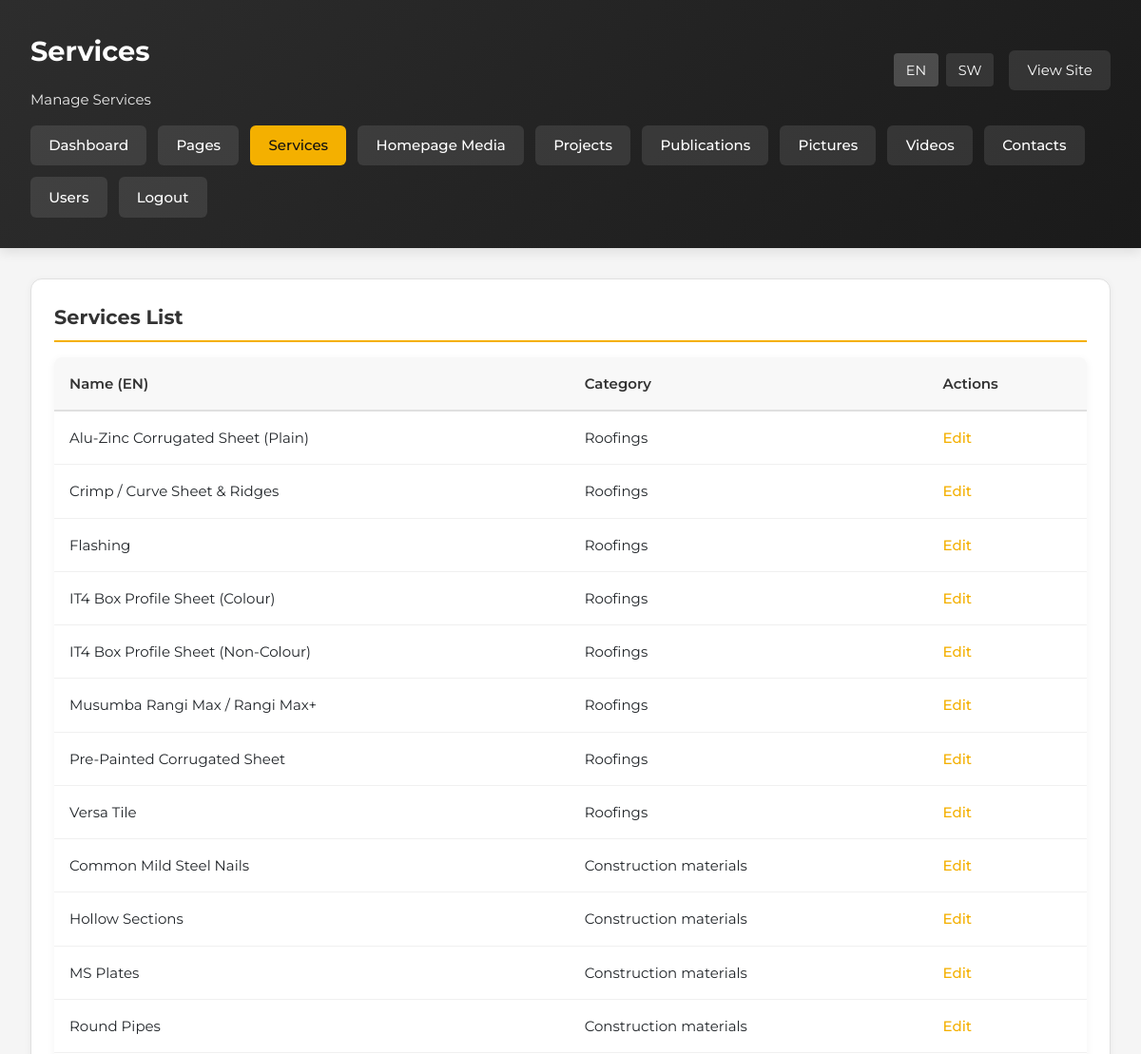
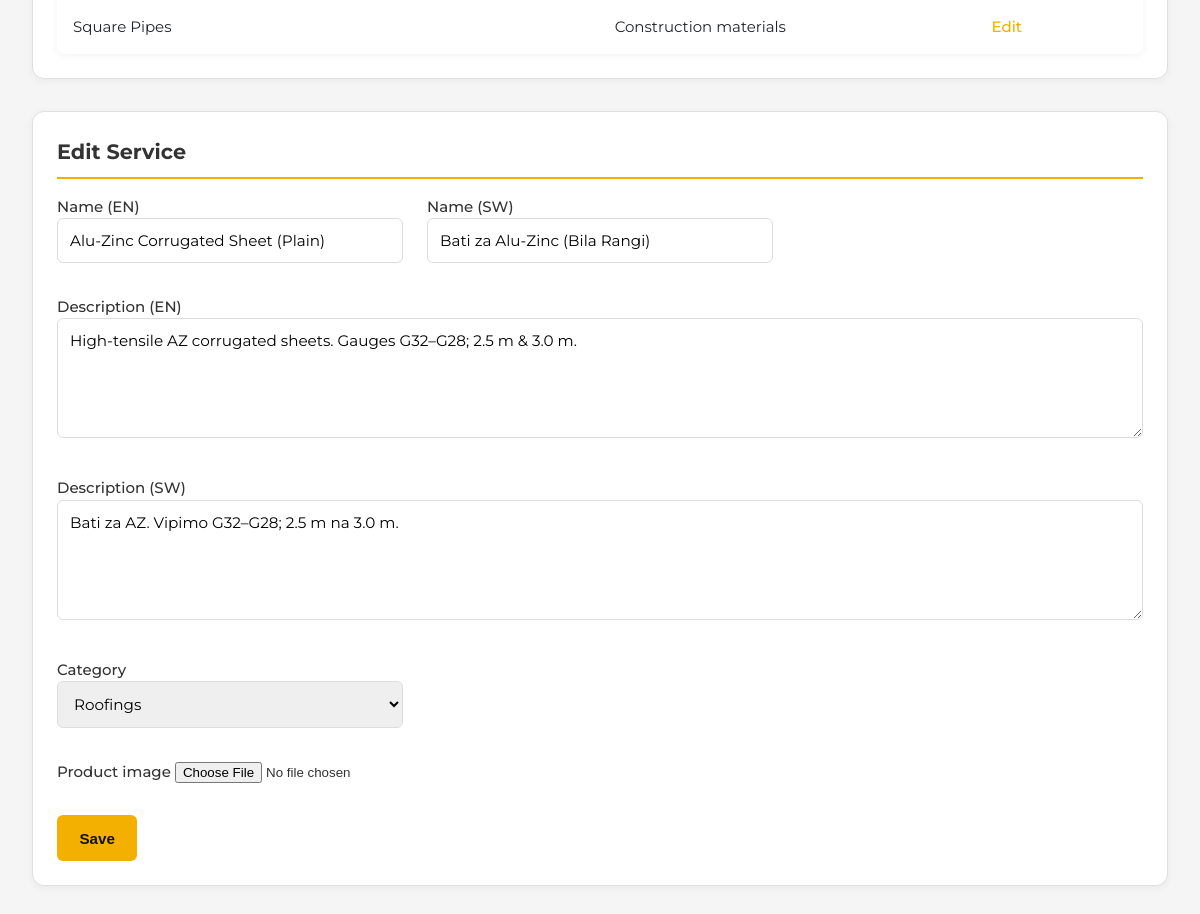
The page /admin/services.php?lang=en&id=1 (signed in) on the database its author committed (2 pictures, top to bottom).
### tables this page shows
CREATE TABLE IF NOT EXISTS services (
    id INT AUTO_INCREMENT PRIMARY KEY,
    category ENUM('roofings','construction-materials') NOT NULL,
    name_en VARCHAR(255) NOT NULL,
    name_sw VARCHAR(255) NOT NULL,
    description_en TEXT,
    description_sw TEXT,
    created_at TIMESTAMP DEFAULT CURRENT_TIMESTAMP
);

### includes/helpers.php (called while the page is built, shortened)
<?php
require_once __DIR__ . '/../config/config.php';
function currentLang(): string
{
    return $_SESSION['lang'] ?? 'en';
}
function t(string $key): string
{
    static $dictionary;
    if ($dictionary === null) {
        $dictionary = include __DIR__ . '/translations.php';
    }
    $lang = currentLang();
    return $dictionary[$key][$lang] ?? $key;
}
function getServices(string $category = null): array
{
    if (!$category) {
        $result = query('SELECT * FROM services ORDER BY category, name_en');
        return $result ? $result->fetch_all(MYSQLI_ASSOC) : [];
    }
    $aliases = [
        'residential-roofing' => ['residential-roofing', 'roofings'],
        'industrial-roofing' => ['industrial-roofing'],
        'pipes-tubes' => ['pipes-tubes', 'construction-materials'],
        'flashings' => ['flashings'],
        'coated-steel' => ['coated-steel', 'residential-roofing'],
        'roofings' => ['residential-roofing', 'roofings'],
        'construction-materials' => ['pipes-tubes', 'construction-materials'],
    ];
    $cats = $aliases[$category] ?? [$category];
    $placeholders = implode(',', array_fill(0, count($cats), '?'));
    $result = query("SELECT * FROM services WHERE category IN ($placeholders) ORDER BY name_en", $cats);
    return $result ? $result->fetch_all(MYSQLI_ASSOC) : [];
}

### config/config.php (called while the page is built, shortened)
<?php
function db(): mysqli
{
    static $connection;
    if ($connection instanceof mysqli) {
        return $connection;
    }
    $connection = new mysqli(DB_HOST, DB_USER, DB_PASS, DB_NAME);
    $connection->set_charset('utf8mb4');
    return $connection;
}
function query(string $sql, array $params = [])
{
    $connection = db();
    if (!$params) {
        return $connection->query($sql);
    }
    $stmt = $connection->prepare($sql);
    $types = '';
    $values = [];
    foreach ($params as $param) {
        $types .= is_int($param) ? 'i' : 's';
        $values[] = $param;
    }
    $stmt->bind_param($types, ...$values);
    $stmt->execute();
    return $stmt->get_result();
}

### admin/services.php (the view, shortened to what this page needs)
<?php
require_once __DIR__ . '/../includes/helpers.php';
$lang = currentLang();
$services = getServices();
$editing = null;
if (isset($_GET['id'])) {
    $stmt = query('SELECT * FROM services WHERE id = ?', [(int) $_GET['id']]);
    $editing = $stmt ? $stmt->fetch_assoc() : null;
}
?>
<!DOCTYPE html>
<html lang="<?= $lang === 'sw' ? 'sw' : 'en'; ?>">
<head>
    <link rel="stylesheet" href="../assets/css/style.css">
</head>
<body>
    <div class="admin-header">
        <div class="user-info">
            <div>
                <h1><?= t('admin.services'); ?></h1>
                <p style="margin: 0; opacity: 0.9;"><?= t('admin.manage_services'); ?></p>
            </div>
            <div style="display: flex; gap: 1rem; align-items: center;">
                <div class="language-switch" style="display: flex; gap: 0.5rem;">
                    <a class="<?= $lang === 'en' ? 'active' : ''; ?>" href="?lang=en<?= isset($_GET['id']) ? '&id=' . urlencode($_GET['id']) : ''; ?>" style="color: white; text-decoration: none; padding: 0.4rem 0.8rem; background: <?= $lang === 'en' ? 'rgba(255,255,255,0.2)' : 'rgba(255,255,255,0.1)'; ?>; border-radius: 4px; font-size: 0.9rem;">EN</a>
                    <a class="<?= $lang === 'sw' ? 'active' : ''; ?>" href="?lang=sw<?= isset($_GET['id']) ? '&id=' . urlencode($_GET['id']) : ''; ?>" style="color: white; text-decoration: none; padding: 0.4rem 0.8rem; background: <?= $lang === 'sw' ? 'rgba(255,255,255,0.2)' : 'rgba(255,255,255,0.1)'; ?>; border-radius: 4px; font-size: 0.9rem;">SW</a>
                </div>
                <a href="../index.php?lang=<?= $lang; ?>" style="color: white; text-decoration: none; padding: 0.6rem 1.2rem; background: rgba(255,255,255,0.1); border-radius: 6px;"><?= t('admin.view_site'); ?></a>
            </div>
        </div>
        <nav class="admin-nav">
            <a href="dashboard.php?lang=<?= $lang; ?>"><?= t('admin.dashboard'); ?></a>
            <a href="pages.php?lang=<?= $lang; ?>"><?= t('admin.pages'); ?></a>
            <a href="services.php?lang=<?= $lang; ?>" style="background: var(--primary); color: #111;"><?= t('admin.services'); ?></a>
            <a href="homepage.php?lang=<?= $lang; ?>">Homepage Media</a>
            <a href="projects.php?lang=<?= $lang; ?>"><?= t('admin.projects'); ?></a>
            <a href="publications.php?lang=<?= $lang; ?>"><?= t('admin.publications'); ?></a>
            <a href="pictures.php?lang=<?= $lang; ?>"><?= t('admin.pictures'); ?></a>
            <a href="videos.php?lang=<?= $lang; ?>"><?= t('admin.videos'); ?></a>
            <a href="contacts.php?lang=<?= $lang; ?>"><?= t('admin.contacts'); ?></a>
            <a href="users.php?lang=<?= $lang; ?>"><?= t('admin.users'); ?></a>
            <a href="logout.php"><?= t('admin.logout'); ?></a>
        </nav>
    </div>
    <div class="admin-layout">
        <section class="dashboard-section">
            <h2><?= t('admin.services_list'); ?></h2>
        <table>
            <thead>
                <tr>
                        <th><?= t('admin.name_en'); ?></th>
                        <th><?= t('admin.category'); ?></th>
                        <th><?= t('admin.actions'); ?></th>
                </tr>
            </thead>
            <tbody>
                    <?php if (empty($services)): ?>
                        <tr>
                            <td colspan="3" style="text-align: center; color: #999; padding: 2rem;">
                                <?= t('admin.no_services'); ?>
                            </td>
                        </tr>
                    <?php else: ?>
                <?php foreach ($services as $service): ?>
                    <tr>
                        <td><?= htmlspecialchars($service['name_en']); ?></td>
                                <td><?= htmlspecialchars(ucfirst(str_replace('-', ' ', $service['category']))); ?></td>
                                <td><a href="?lang=<?= $lang; ?>&id=<?= $service['id']; ?>"><?= t('admin.edit'); ?></a></td>
                    </tr>
                <?php endforeach; ?>
                    <?php endif; ?>
            </tbody>
        </table>
        </section>
        <section class="dashboard-section">
            <h2><?= $editing ? t('admin.edit_service') : t('admin.new_service'); ?></h2>
        <form method="post" enctype="multipart/form-data">
                <div class="form-grid">
            <label>
                        <?= t('admin.name_en'); ?>
                        <input type="text" name="name_en" value="<?= htmlspecialchars($editing['name_en'] ?? ''); ?>" required>
            </label>
            <label>
                        <?= t('admin.name_sw'); ?>
                        <input type="text" name="name_sw" value="<?= htmlspecialchars($editing['name_sw'] ?? ''); ?>" required>
            </label>
                    <label class="form-full-width">
                <?= t('admin.description_en'); ?>
                <textarea name="description_en"><?= htmlspecialchars($editing['description_en'] ?? ''); ?></textarea>
            </label>
                    <label class="form-full-width">
                <?= t('admin.description_sw'); ?>
                <textarea name="description_sw"><?= htmlspecialchars($editing['description_sw'] ?? ''); ?></textarea>
            </label>
            <label>
                        <?= t('admin.category'); ?>
                <select name="category" required>
                    <?php
                    $cats = [
                        'residential-roofing' => 'Residential Roofing',
                        'industrial-roofing' => 'Industrial Roofing',
                        'flashings' => 'Flashings',
                        'pipes-tubes' => 'Pipes & Tubes',
                        'coated-steel' => 'Coated Steel',
                        'roofings' => 'Roofings',
                        'construction-materials' => 'Construction Materials',
                    ];
                    $cur = $editing['category'] ?? 'residential-roofing';
                    foreach ($cats as $val => $label):
                    ?>
                    <option value="<?= $val; ?>" <?= $cur === $val ? 'selected' : ''; ?>><?= $label; ?></option>
                    <?php endforeach; ?>
                </select>
            </label>
            <label class="form-full-width">
                Product image
                <input type="file" name="image" accept="image/jpeg,image/png,image/webp,image/gif">
            </label>
                </div>
                <button class="btn primary" type="submit"><?= t('admin.save'); ?></button>
        </form>
        </section>
    </div>
</body>
</html>

### assets/css/style.css (style rules this page uses)
:root { --brand-dark: #1a1a1a; --brand-steel: #2d2d2d; --brand-gold: #f4b000; --brand-gold-dark: #c98900; --brand-gold-bright: #ffc933; --brand-gray: #f2f2f2; --ink: #212529; --muted: #5c6770; --line: #dde2e8; --white: #ffffff; --max-width: 1200px; --steel: var(--brand-dark); --gold: var(--brand-gold); --gold-bright: var(--brand-gold-bright); --gold-dark: var(--brand-gold-dark); --primary: var(--brand-gold); --primary-dark: var(--brand-gold-dark); --paper: #fff; --alaf-navy: var(--brand-dark); --alaf-blue: var(--brand-gold); --alaf-blue-mid: var(--brand-gold-dark); --alaf-gray: var(--brand-gray); }
* { box-sizing: border-box; margin: 0; padding: 0; }
html, body { overflow-x: hidden; }
body { font-family: 'Titillium Web', Arial, Helvetica, sans-serif; color: var(--ink); background: #fff; line-height: 1.55; font-size: 15px; }
a { color: inherit; }
.btn { display: inline-flex; align-items: center; justify-content: center; text-decoration: none; font-weight: 700; padding: .75rem 1.2rem; border: 2px solid transparent; }
.btn.primary { background: var(--brand-gold); color: #111; }

### admin/services.php (style rules this page uses)
body { background: #f5f5f5; font-family: 'Montserrat', sans-serif; }
.admin-header { background: linear-gradient(135deg, #2d2d2d 0%, #1a1a1a 100%); color: white; padding: 2rem; margin-bottom: 2rem; box-shadow: 0 4px 12px rgba(0, 0, 0, 0.1); }
.admin-header h1 { margin: 0 0 1rem 0; font-size: 1.8rem; }
.admin-header .user-info { display: flex; justify-content: space-between; align-items: center; flex-wrap: wrap; gap: 1rem; }
.admin-nav { display: flex; flex-wrap: wrap; gap: 0.75rem; margin-top: 1rem; }
.admin-nav a { padding: 0.6rem 1.2rem; background: rgba(255, 255, 255, 0.1); color: white; text-decoration: none; border-radius: 6px; font-weight: 500; transition: background 0.2s ease; }
.admin-layout { max-width: 1400px; margin: 0 auto; padding: 0 2rem 2rem; }
.dashboard-section { background: white; border-radius: 12px; padding: 1.5rem; border: 1px solid #e0e0e0; box-shadow: 0 2px 8px rgba(0, 0, 0, 0.05); margin-bottom: 2rem; }
.dashboard-section h2 { margin: 0 0 1rem 0; color: #333; font-size: 1.3rem; border-bottom: 2px solid var(--primary); padding-bottom: 0.5rem; }
table { width: 100%; border-collapse: collapse; background: white; border-radius: 8px; overflow: hidden; box-shadow: 0 2px 8px rgba(0, 0, 0, 0.05); }
table thead { background: #f8f8f8; }
table th { padding: 1rem; text-align: left; font-weight: 600; color: #333; border-bottom: 2px solid #e0e0e0; }
table td { padding: 1rem; border-bottom: 1px solid #f0f0f0; }
table tbody tr:last-child td { border-bottom: none; }
table a { color: var(--primary); text-decoration: none; font-weight: 500; }
.form-grid { display: grid; grid-template-columns: repeat(auto-fit, minmax(300px, 1fr)); gap: 1.5rem; margin-bottom: 1.5rem; }
.form-full-width { grid-column: 1 / -1; }
label { display: block; margin-bottom: 0.5rem; font-weight: 500; color: #333; }
input[type="text"], select, textarea { width: 100%; padding: 0.75rem; border: 1px solid #ddd; border-radius: 6px; font-size: 0.95rem; font-family: inherit; transition: border-color 0.2s ease; }
textarea { min-height: 120px; resize: vertical; }
.btn { padding: 0.9rem 1.4rem; border-radius: 6px; text-decoration: none; font-weight: 600; border: none; cursor: pointer; font-size: 0.95rem; transition: background 0.2s ease; }
.btn.primary { background: var(--primary); color: #111; }

### rows shown on the page
services: name_en "Alu-Zinc Corrugated Sheet (Plain)", category "Roofings", name_sw "Bati za Alu-Zinc (Bila Rangi)", description_en "High-tensile AZ corrugated sheets. Gauges G32–G28; 2.5 m & 3.0 m.", description_sw "Bati za AZ. Vipimo G32–G28; 2.5 m na 3.0 m."
services: name_en "Crimp / Curve Sheet & Ridges", category "Roofings"
services: name_en "Flashing", category "Roofings"
services: name_en "IT4 Box Profile Sheet (Colour)", category "Roofings"
services: name_en "IT4 Box Profile Sheet (Non-Colour)", category "Roofings"
services: name_en "Musumba Rangi Max / Rangi Max+", category "Roofings"
services: name_en "Pre-Painted Corrugated Sheet", category "Roofings"
services: name_en "Versa Tile", category "Roofings"
services: name_en "Common Mild Steel Nails", category "Construction materials"
services: name_en "Hollow Sections", category "Construction materials"
services: name_en "MS Plates", category "Construction materials"
services: name_en "Round Pipes", category "Construction materials"
services: name_en "Square Pipes", category "Construction materials"

### other values the page prints
t('admin.services') "Services"
t('admin.manage_services') "Manage Services"
t('admin.view_site') "View Site"
t('admin.dashboard') "Dashboard"
t('admin.pages') "Pages"
t('admin.projects') "Projects"
t('admin.publications') "Publications"
t('admin.pictures') "Pictures"
t('admin.videos') "Videos"
t('admin.contacts') "Contacts"
t('admin.users') "Users"
t('admin.logout') "Logout"
t('admin.services_list') "Services List"
t('admin.name_en') "Name (EN)"
t('admin.category') "Category"
